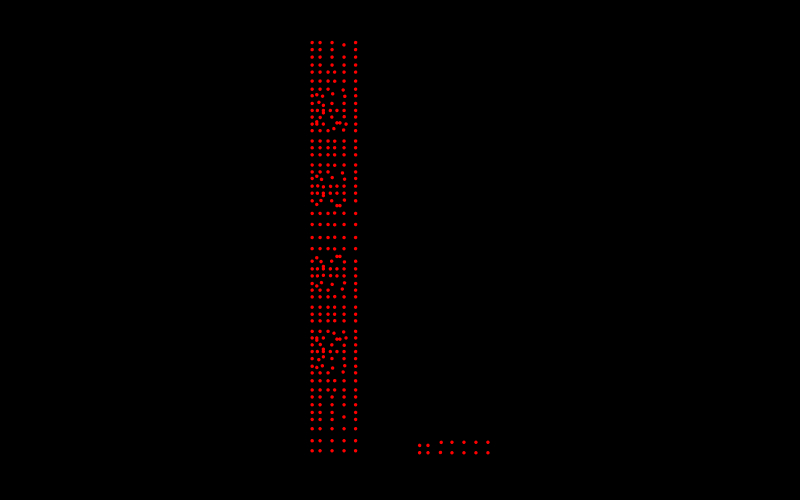

Notebook source saved alongside this figure:
### Code cell
# L2 analysis graph
Topology.Show(analysis_graph_l2,
              camera=[0,0,6],
              vertexSize=4,
              vertexColor='red',
              edgeColor='lightgrey',
              backgroundColor='black',
              width=800, height=500,
              renderer=renderer)

### Figure 1 — Plotly figure (JSON) as saved in the notebook; plotly's stock layout.template omitted (floating-point values rounded to 4 significant figures; data arrays with more than 128 entries replaced by an {"elided": "..."} marker saying what was removed)
{"data": [{"customdata": {"elided": "358 str values"}, "hoverinfo": "text", "hovertemplate": {"elided": "358 str values"}, "hovertext": {"elided": "358 str values"}, "legendgroup": "1", "legendrank": 1, "marker": {"color": {"elided": "358 str values"}, "line": {"width": 0}, "opacity": 1, "size": {"elided": "358 int values"}, "sizemode": "diameter", "symbol": "circle"}, "mode": "markers", "name": "1: Untitled (Vertices)", "showlegend": false, "textfont": {"size": 5}, "type": "scatter3d", "x": {"elided": "358 float values"}, "y": {"elided": "358 float values"}, "z": {"elided": "358 int values"}}], "layout": {"autosize": true, "height": 500, "margin": {"b": 40, "l": 40, "r": 40, "t": 40}, "paper_bgcolor": "#000000", "plot_bgcolor": "#000000", "scene": {"aspectmode": "data", "camera": {"center": {"x": 0, "y": 0, "z": 0}, "eye": {"x": 0, "y": 0, "z": 6}, "projection": {"type": "perspective"}, "up": {"x": 0, "y": 0, "z": 1}}, "xaxis": {"visible": false}, "yaxis": {"visible": false}, "zaxis": {"visible": false}}, "showlegend": true, "width": 800, "xaxis": {"showgrid": false, "visible": false, "zeroline": false}, "yaxis": {"showgrid": false, "visible": false, "zeroline": false}}}
